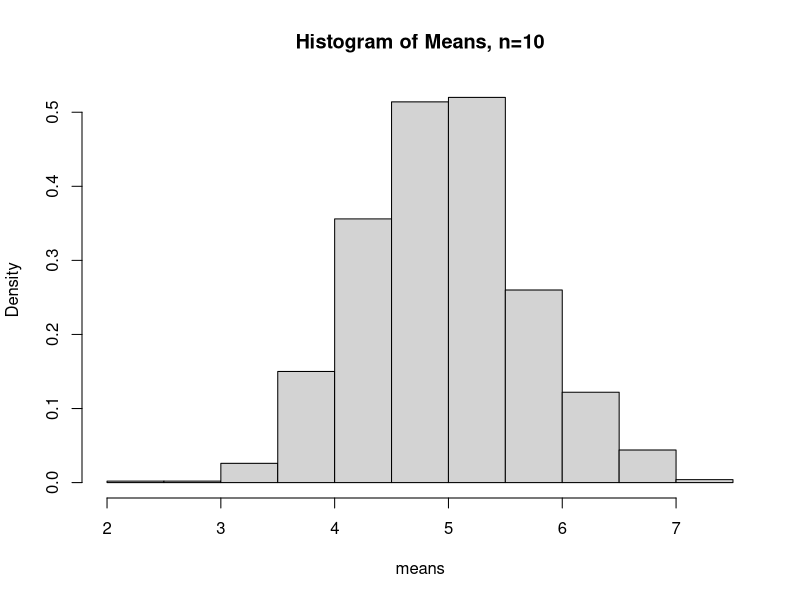
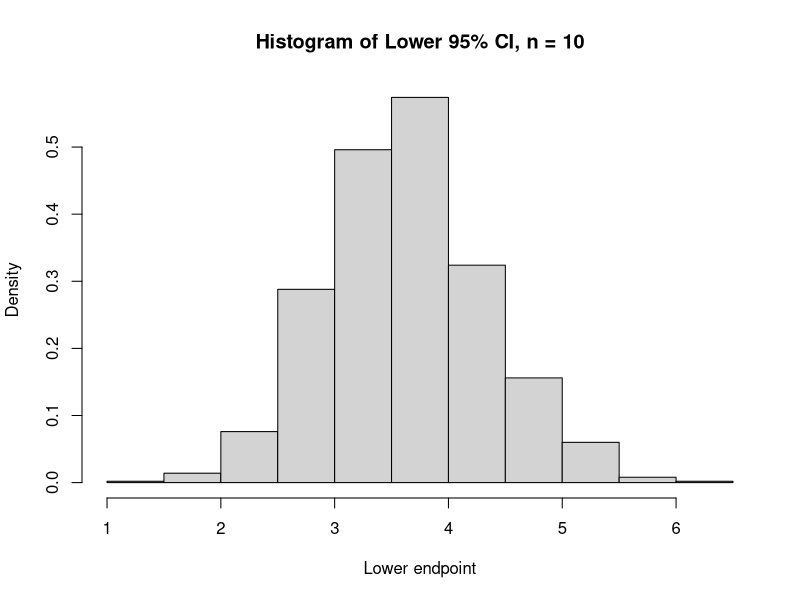
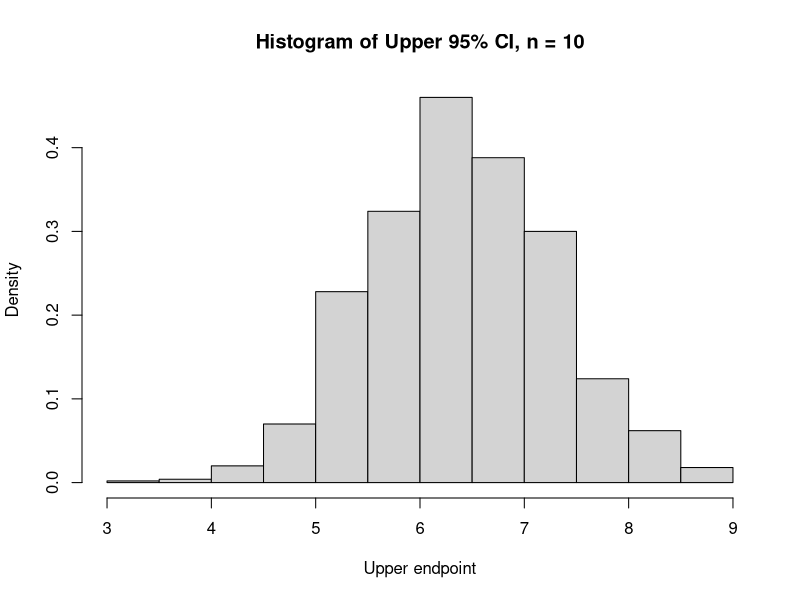
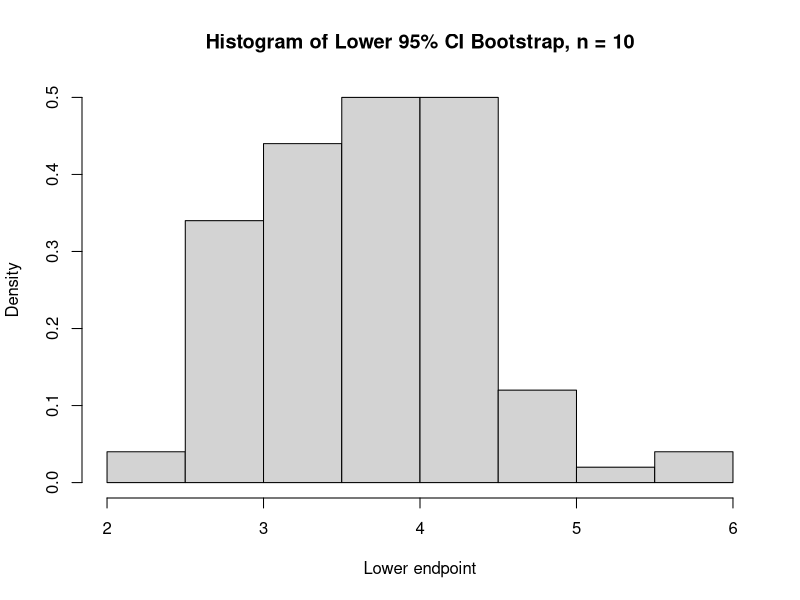
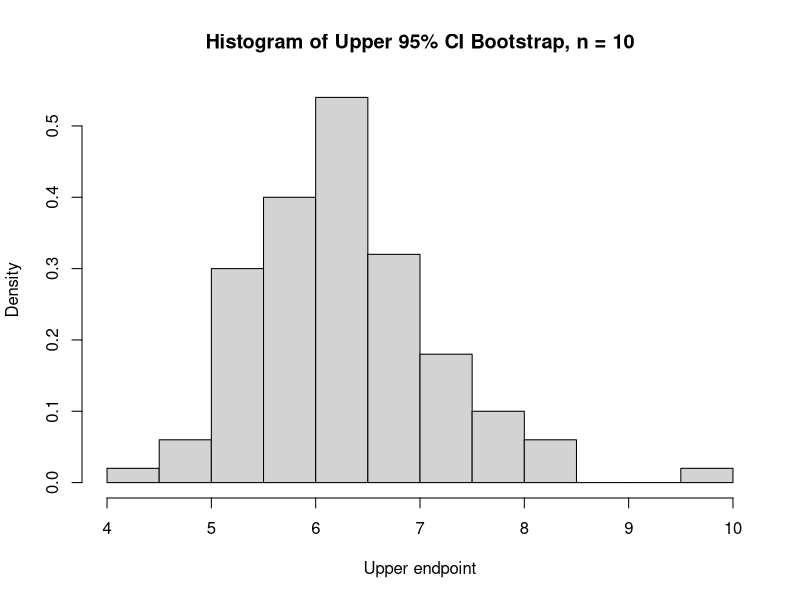
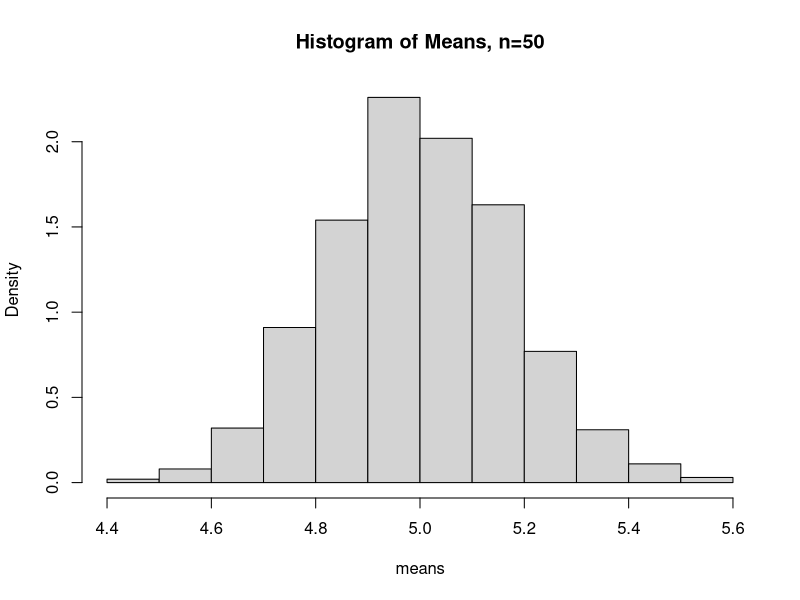
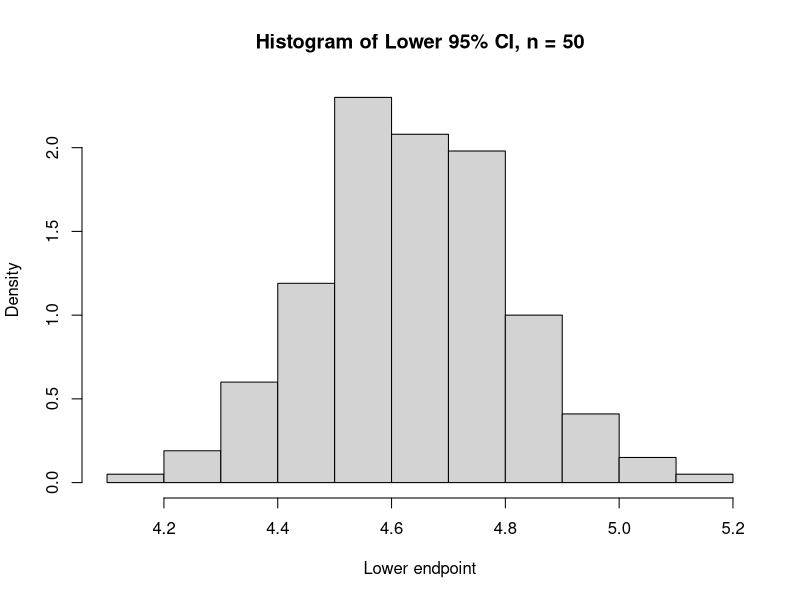
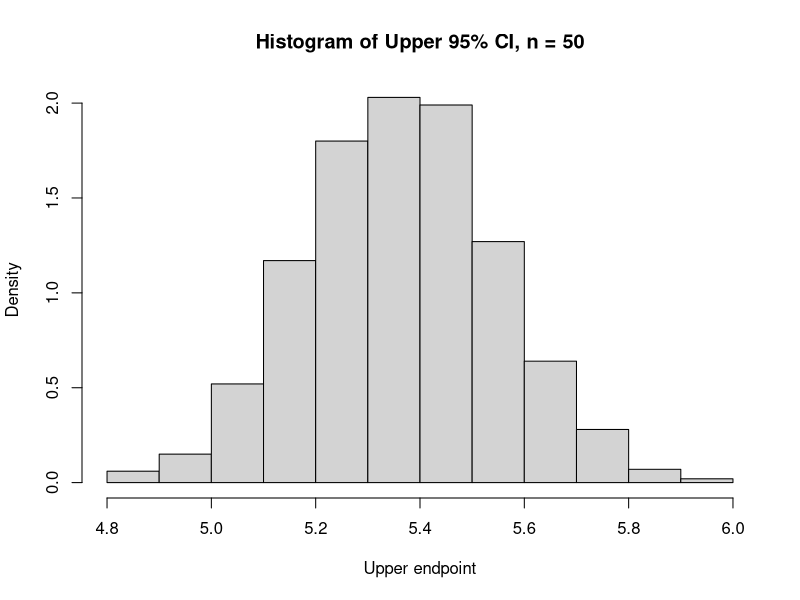

The R source for these figures, in order:
# HW 1 
# Q3 

set.seed(0)

##############
### n = 10 ###
##############
n <- 10 # number of samples
B <- 1000 # number of repetitions

means <- rep(0, B)
se <- rep(0,B)
lower_ci <- rep(0,B)
upper_ci <- rep(0,B)

# populating sample mean 
for (b in 1:B) {
  sample <- rpois(n, lambda = 5)
  
  means[b] <- mean(sample) # calculate sample mean
  se[b] <- sd(sample) / (sqrt(n)) # calculate sample se
  
  lower_ci[b] <- means[b] - (2*se[b]) # calculate sample CI lower bound
  upper_ci[b] <- means[b] + (2*se[b]) # calculate sample CI upper bound
  
}

# a. plot histogram of means
hist(means, freq=FALSE, main = "Histogram of Means, n=10")

# b. plot histogram of lower & upper CI 
hist(lower_ci, freq = FALSE, main = "Histogram of Lower 95% CI, n = 10", xlab = "Lower endpoint")
hist(upper_ci, freq = FALSE, main = "Histogram of Upper 95% CI, n = 10", xlab = "Upper endpoint")

# c. proportion of B containing population mean 
prop <- mean(lower_ci <= 5 & upper_ci >= 5)
prop

# d. BOOTSTRAP 
Bsim = 100 
Bboot = 100 
bs_means <- rep(NA, Bboot)
bs_lower_ci <- rep(NA, Bsim)
bs_upper_ci <- rep(NA, Bsim)

for (bs in 1:Bsim) {
  sample <- rpois(n, lambda=5)
  
  for(bb in 1:Bboot){
    bs_indices <- sample.int(n, size = n, replace=TRUE) 
    bs_sample <- sample[bs_indices]
    bs_means[bb]<- mean(bs_sample)
  }
  bs_lower_ci[bs] <- mean(sample) + -2 * sd(bs_means)
  bs_upper_ci[bs] <- mean(sample) + 2 * sd(bs_means)
}

# repeat of part b and c, bootstrap histograms 
hist(bs_lower_ci, freq = FALSE, main = "Histogram of Lower 95% CI Bootstrap, n = 10", xlab = "Lower endpoint")
hist(bs_upper_ci, freq = FALSE, main = "Histogram of Upper 95% CI Bootstrap, n = 10", xlab = "Upper endpoint")
prop <- mean(bs_lower_ci <= 5 & bs_upper_ci >= 5)
prop



##############
### n = 50 ###
##############
n <- 150 # number of samples
B <- 1000 # number of repetitions

means <- rep(0, B)
se <- rep(0,B)
lower_ci <- rep(0,B)
upper_ci <- rep(0,B)

# populating sample mean 
for (b in 1:B) {
  sample <- rpois(n, lambda = 5)
  
  means[b] <- mean(sample) # calculate sample mean
  se[b] <- sd(sample) / (sqrt(n)) # calculate sample se
  
  lower_ci[b] <- means[b] - (2*se[b]) # calculate sample CI lower bound
  upper_ci[b] <- means[b] + (2*se[b]) # calculate sample CI upper bound
  
}

# a. plot histogram of means
hist(means, freq=FALSE, main = "Histogram of Means, n=50")

# b. plot histogram of lower & upper CI 
hist(lower_ci, freq = FALSE, main = "Histogram of Lower 95% CI, n = 50", xlab = "Lower endpoint")
hist(upper_ci, freq = FALSE, main = "Histogram of Upper 95% CI, n = 50", xlab = "Upper endpoint")

# c. proportion of B containing population mean 
prop <- mean(lower_ci <= 5 & upper_ci >= 5)
prop

# d. BOOTSTRAP 
Bsim = 100 
Bboot = 100 
bs_means <- rep(NA, Bboot)
bs_lower_ci <- rep(NA, Bsim)
bs_upper_ci <- rep(NA, Bsim)

for (bs in 1:Bsim) {
  sample <- rpois(n, lambda=5)
  
  for(bb in 1:Bboot){
    bs_indices <- sample.int(n, size = n, replace=TRUE) 
    bs_sample <- sample[bs_indices]
    bs_means[bb]<- mean(bs_sample)
  }
  bs_lower_ci[bs] <- mean(sample) + -2 * sd(bs_means)
  bs_upper_ci[bs] <- mean(sample) + 2 * sd(bs_means)
}

# repeat of part b and c, bootstrap histograms 
hist(bs_lower_ci, freq = FALSE, main = "Histogram of Lower 95% CI Bootstrap, n = 50", xlab = "Lower endpoint")
hist(bs_upper_ci, freq = FALSE, main = "Histogram of Upper 95% CI Bootstrap, n = 50", xlab = "Upper endpoint")
prop <- mean(bs_lower_ci <= 5 & bs_upper_ci >= 5)
prop

##############
### n = 200 ##
##############
n <- 200 # number of samples
B <- 1000 # number of repetitions

means <- rep(0, B)
se <- rep(0,B)
lower_ci <- rep(0,B)
upper_ci <- rep(0,B)

# populating sample mean 
for (b in 1:B) {
  sample <- rpois(n, lambda = 5)
  
  means[b] <- mean(sample) # calculate sample mean
  se[b] <- sd(sample) / (sqrt(n)) # calculate sample se
  
  lower_ci[b] <- means[b] - (2*se[b]) # calculate sample CI lower bound
  upper_ci[b] <- means[b] + (2*se[b]) # calculate sample CI upper bound
  
}

# a. plot histogram of means
hist(means, freq=FALSE, main = "Histogram of Means, n=200")

# b. plot histogram of lower & upper CI 
hist(lower_ci, freq = FALSE, main = "Histogram of Lower 95% CI, n = 200", xlab = "Lower endpoint")
hist(upper_ci, freq = FALSE, main = "Histogram of Upper 95% CI, n = 200", xlab = "Upper endpoint")

# c. proportion of B containing population mean 
prop <- mean(lower_ci <= 5 & upper_ci >= 5)
prop

# d. BOOTSTRAP 
Bsim = 100 
Bboot = 100 
bs_means <- rep(NA, Bboot)
bs_lower_ci <- rep(NA, Bsim)
bs_upper_ci <- rep(NA, Bsim)

for (bs in 1:Bsim) {
  sample <- rpois(n, lambda=5) 
  
  for(bb in 1:Bboot){
    bs_indices <- sample.int(n, size = n, replace=TRUE) 
    bs_sample <- sample[bs_indices]
    bs_means[bb]<- mean(bs_sample)
  }
  bs_lower_ci[bs] <- mean(sample) + -2 * sd(bs_means)
  bs_upper_ci[bs] <- mean(sample) + 2 * sd(bs_means)
}

# repeat of part b and c, bootstrap histograms 
hist(bs_lower_ci, freq = FALSE, main = "Histogram of Lower 95% CI Bootstrap, n = 200", xlab = "Lower endpoint")
hist(bs_upper_ci, freq = FALSE, main = "Histogram of Upper 95% CI Bootstrap, n = 200", xlab = "Upper endpoint")
prop <- mean(bs_lower_ci <= 5 & bs_upper_ci >= 5)
prop
